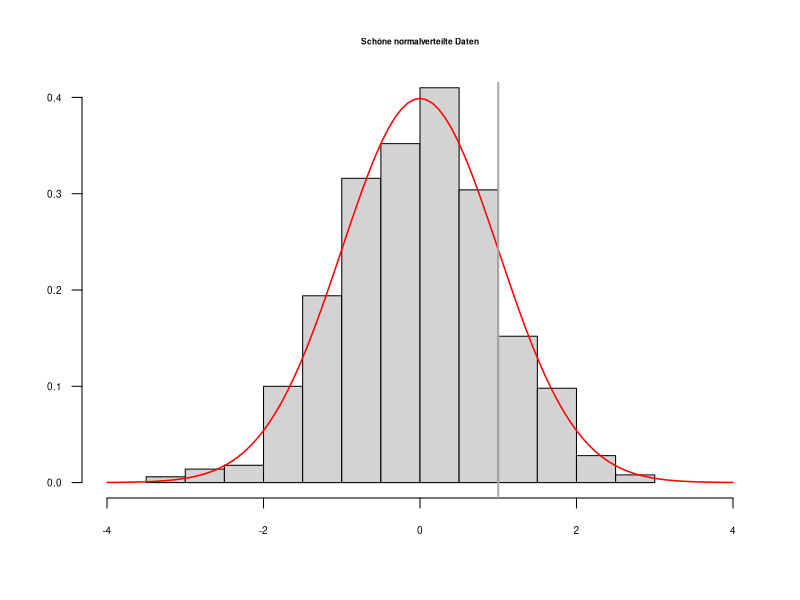

This figure's R source:
## ---- chunk 1

## Füge mehrere Zahlen zu einem Vektor zusammen:
c(0.5, 1, 1.5) # Kommazahlen mit DezimalPUNKT schreiben

## ---- chunk 2
c(1)
## ---- chunk 3
c(0.5, 1, 1.5, c(1, 2, 3))
## ---- chunk 4

## Berechne einen Mittelwert
mean(c(0.5, 1, 1.5))

## Berechne eine Standardabweichung
sd(c(0.5, 1, 1.5))

## Berechne eine Varianz:
var(c(0.5, 1, 1.5))

## Und jetzt noch einmal die Standardabweichung:
sqrt(var(c(0.5, 1, 1.5))) # was ist `sqrt`?

## Minimum:
min(c(0.5, 1, 1.5))

## Maximum:
max(c(0.5, 1, 1.5))
## ---- chunk 5
1:20
## ---- chunk 6
sum(1:1000)
## ---- chunk 7
5:-5
## ---- chunk 8
1:10 * 2
## ---- chunk 9
(1:10 * 2) - 1
## ---- chunk 10
2:4 * 4:6 # entspricht c(2*4, 3*5, 4*6)
## ---- chunk 11
## Speichert einen Vektor in einer Variablen:
meinVektor <- c(1, 2, 6, 7, 10)
## ---- chunk 12
meinVektor
## ---- chunk 13
meinVektor * 2
## ---- chunk 14
xx <- mean(meinVektor)

## "Zentrierter" numerischer Vektor:
meinVektor - xx

## ---- chunk 15
foo = 1:2
foo
## ---- chunk 16
bar <- c(3, 2, 6, 3, 9, 5, 7, -3)
sort(bar)
## ---- chunk 17
bar
## ---- chunk 18
bar <- c(3, 2, 6, 3, 9, 5, 7, -3)
bar <- sort(bar)
## ---- chunk 19
mode(1:10)
## ---- chunk 20
"Hallo Welt!" # doppelte Anführungszeichen
## ---- chunk 21
items <- paste0("item_", 1:10)
## ---- chunk 22
length(items)
items
## ---- chunk 23
paste0("item", "_", 1)
## ---- chunk 24
wahr   <- TRUE
falsch <- FALSE
## ---- chunk 25

## Logisches UND
TRUE & TRUE

TRUE & FALSE

FALSE & FALSE

## Logisches ODER
TRUE | TRUE

TRUE | FALSE

FALSE | FALSE

## Logisches NICHT
!TRUE

!FALSE

## ---- chunk 26
c(TRUE, FALSE, FALSE) & c(TRUE, TRUE, FALSE)

c(TRUE, FALSE, FALSE) | c(TRUE, TRUE, FALSE)
## ---- chunk 27
!c(TRUE, FALSE)
## ---- chunk 28

laune <- c(1, 2, 3, 1, 2, 1)

laune_faktor <- factor(
  laune, 
  c(1, 2, 3),
  c(":(", ":)", ":D")
)

laune_faktor
## ---- chunk 29
mean(laune)
## ---- chunk 30
mean(laune_faktor)
## ---- chunk 31
messy_data <- c(1, 3, 2, 9, 3, NA, 6, NA, 5)
## ---- chunk 32
mean(messy_data) # geht nicht wegen des fehlenden Werts
## ---- chunk 33
mean(messy_data, na.rm = TRUE)
## ---- chunk 34

vergleichswert <- 3
daten <- 1:5
daten > vergleichswert
daten < vergleichswert
daten >= vergleichswert
daten <= vergleichswert
daten == vergleichswert
daten != vergleichswert

## ---- chunk 35

daten = vergleichswert

## ---- chunk 36
daten
## ---- chunk 37
text1 <- "Hallo Welt"
text1 == "Hallo Welt"
text1 == "Hallo Welt!"
## ---- chunk 38
geschlecht <- c(1, 2, 1, 1, 2, 1, 3)
geschlecht <- factor(geschlecht, levels = 1:3,
                     labels = c("weiblich", "maennlich", "divers"))

geschlecht == "maennlich"
## ---- chunk 39

score_test1 <- c(23, 19, 44, 18, 25, 22)
score_test2 <- c(26, 23, 29, 18, 32, 19)

score_test1 > score_test2

score_test1 == score_test2

## ---- chunk 40

## Erstelle 1,000 Zufallsdaten:
zufallsdaten <- rnorm(1000)

## ---- chunk 41

length(zufallsdaten)

## ---- chunk 42

head(zufallsdaten)

## ---- chunk 43
## Male Histogram
hist(zufallsdaten, freq = FALSE,
     main = "Schöne normalverteilte Daten",
     xlab = "", ylab = "", las = 1,
     xlim = c(-4, 4), ylim = c(0, 0.4),
     cex.main = 0.5, cex.axis = 0.6)

## Lege eine Normalverteilungskurve über die Daten
curve(dnorm, col = "red", add = TRUE, lwd = 1.5)

## Zeichne eine graue Linie beim x-Wert `1` ein:
abline(v = 1, lwd = 2, col = "darkgrey")
## ---- chunk 44
sum(zufallsdaten > 1)
## ---- chunk 45
mean(zufallsdaten > 1)
## ---- chunk 46
beispiel_01 <- c(1, 0, 1, 1)
mean(beispiel_01)
## ---- chunk 47
mean(zufallsdaten > 1) * 100
## ---- chunk 48
1 - pnorm(1)
## ---- chunk 49

## 100,000 Zufallsdaten sind für R kein Problem
zufallsdaten <- rnorm(100000) # 100000
mean(zufallsdaten > 1)

## ---- chunk 50

2 %in% 1:3

## ---- chunk 51

4 %in% 1:3

## ---- chunk 52

c(2, 3) %in% 3:5

## ---- chunk 53

daten <- c(2, 4, 1)

## ---- chunk 54

daten[1]
xx <- daten[3] # ein-elementiger Vektor
xx
## ---- chunk 55

daten[-1]

## ---- chunk 56
daten[c(1, 2)]
daten[-c(2, 3)]
## ---- chunk 57

meinVektor <- c(1, 2, 3, 7, 8, 9)

auswahl <- meinVektor > 5
auswahl

## ---- chunk 58

meinVektor[auswahl]

## ---- chunk 59

meinVektor <- 1:20

auswahl <- (meinVektor < 5) | (meinVektor > 17)
auswahl

meinVektor[auswahl]

## ---- chunk 60

## Wähle alle Daten aus, die größer sind als 2 (das sollten im Schnitt
## etwa 2.5% der Daten sein)
daten <- rnorm(300)
daten[daten > 2]

## ---- chunk 61

daten <- 1:5
daten[c(2, 5)] <- 0
daten

## ---- chunk 62

daten <- 1:5
daten[c(TRUE, FALSE, TRUE, FALSE, FALSE)] <- 0
daten

## ---- chunk 63

daten <- c(1, -99, 5, -99, 2, -99, 4, 1:3)
daten

missing_values <- daten == -99
missing_values
## ---- chunk 64
daten[missing_values] <- NA
daten
## ---- chunk 65
TRUE | TRUE & FALSE
## ---- chunk 66
(TRUE | TRUE) & FALSE
## ---- chunk 67
c(FALSE, TRUE) | c(FALSE, FALSE) & c(TRUE, FALSE)
## ---- chunk 68
(c(FALSE, TRUE) | c(FALSE, FALSE)) & c(TRUE, FALSE)
## ---- chunk 69
1:10[-8]
## ---- chunk 70
10[-8]
## ---- chunk 71
(1:10)[-8]
## ---- chunk 72

paste0("item_", 1:10)[-c(1, 3, 9)]
